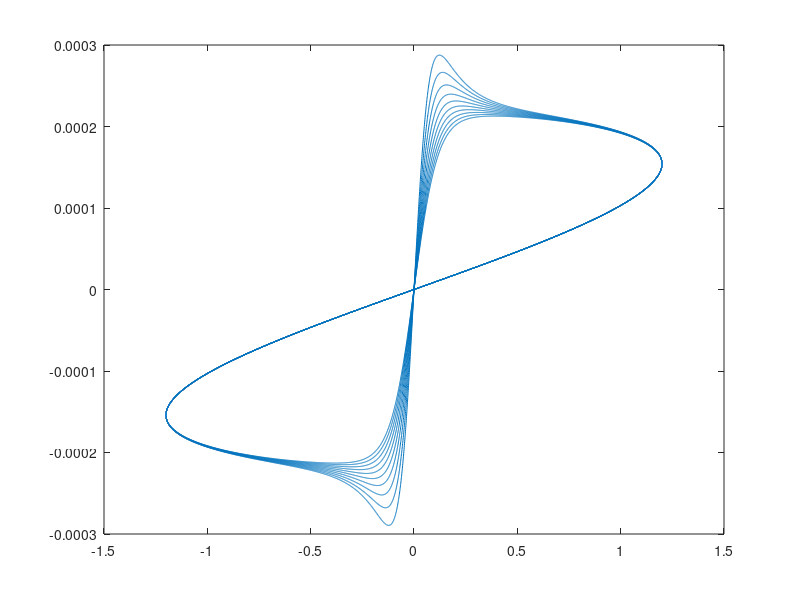
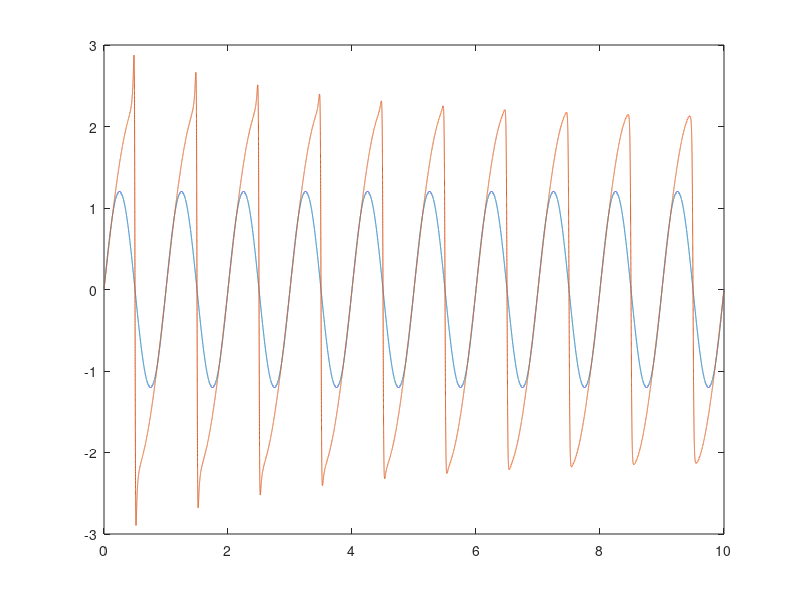
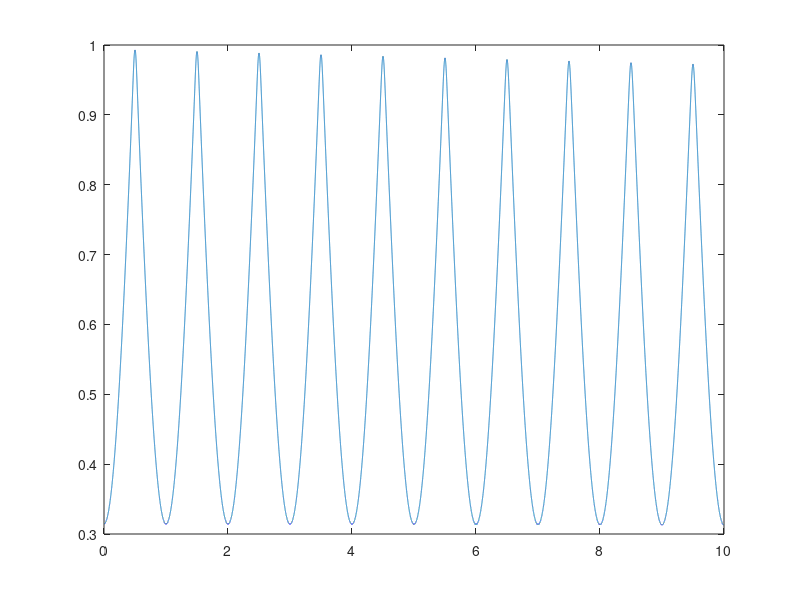

These charts were generated, in order, by the following MATLAB code:
p = 10;

f = @(x) 1 - (2*x-1).^(2*p);
fs = 1e4;
t = 0:1/fs:10;
Va = 1.2;
f0 = 1;
V_t = Va * sin(2*pi*f0*t);
% V_t = 1.3 * (sin(2*pi*f0*t)).^2;
% V_t(t>=1.5) = - V_t(t>=1.5);
Ron = 100;
Roff = 16e3;
Rinit = 11e3;
% Roff = 38e3;
% Rinit = 28e3;
k=1e-14 * Ron / (10e-9)^2;
dxdt = @(it,x) k * it * f(x);

Rmem = zeros(size(t));
% Rmem(1) = Rinit;
i_t = zeros(size(t));
xx = zeros(size(t));
xx(1) = (Rinit - Roff) / (Ron-Roff);
Rmem(1) = Ron*xx(1)+Roff*(1-xx(1));
i_t(1) = V_t(1)/Rmem(1);
for tt = 2:length(t)
    xx(tt) =xx(tt-1) + dxdt(i_t(tt-1),xx(tt-1))/fs;
    if xx(tt)>1
        xx(tt) = 0.9;
    elseif xx(tt)<0
        xx(tt) = 0;
    end
    Rmem(tt) = Ron*xx(tt)+Roff*(1-xx(tt));
    if Rmem(tt)>Roff
        Rmem(tt) = Roff;
    elseif Rmem(tt)<Ron
        Rmem(tt) = Ron;
    end
    i_t(tt) = V_t(tt)/Rmem(tt);
end

tf = find(t == 0)
tt = tf:length(t);
figure(3)
plot(t(tt),V_t(tt))
hold on
    plot(t(tt),1e4*i_t(tt))
hold off

figure(2)
plot(V_t(tt),i_t(tt))

figure(4)
plot(t(tt),xx(tt));
